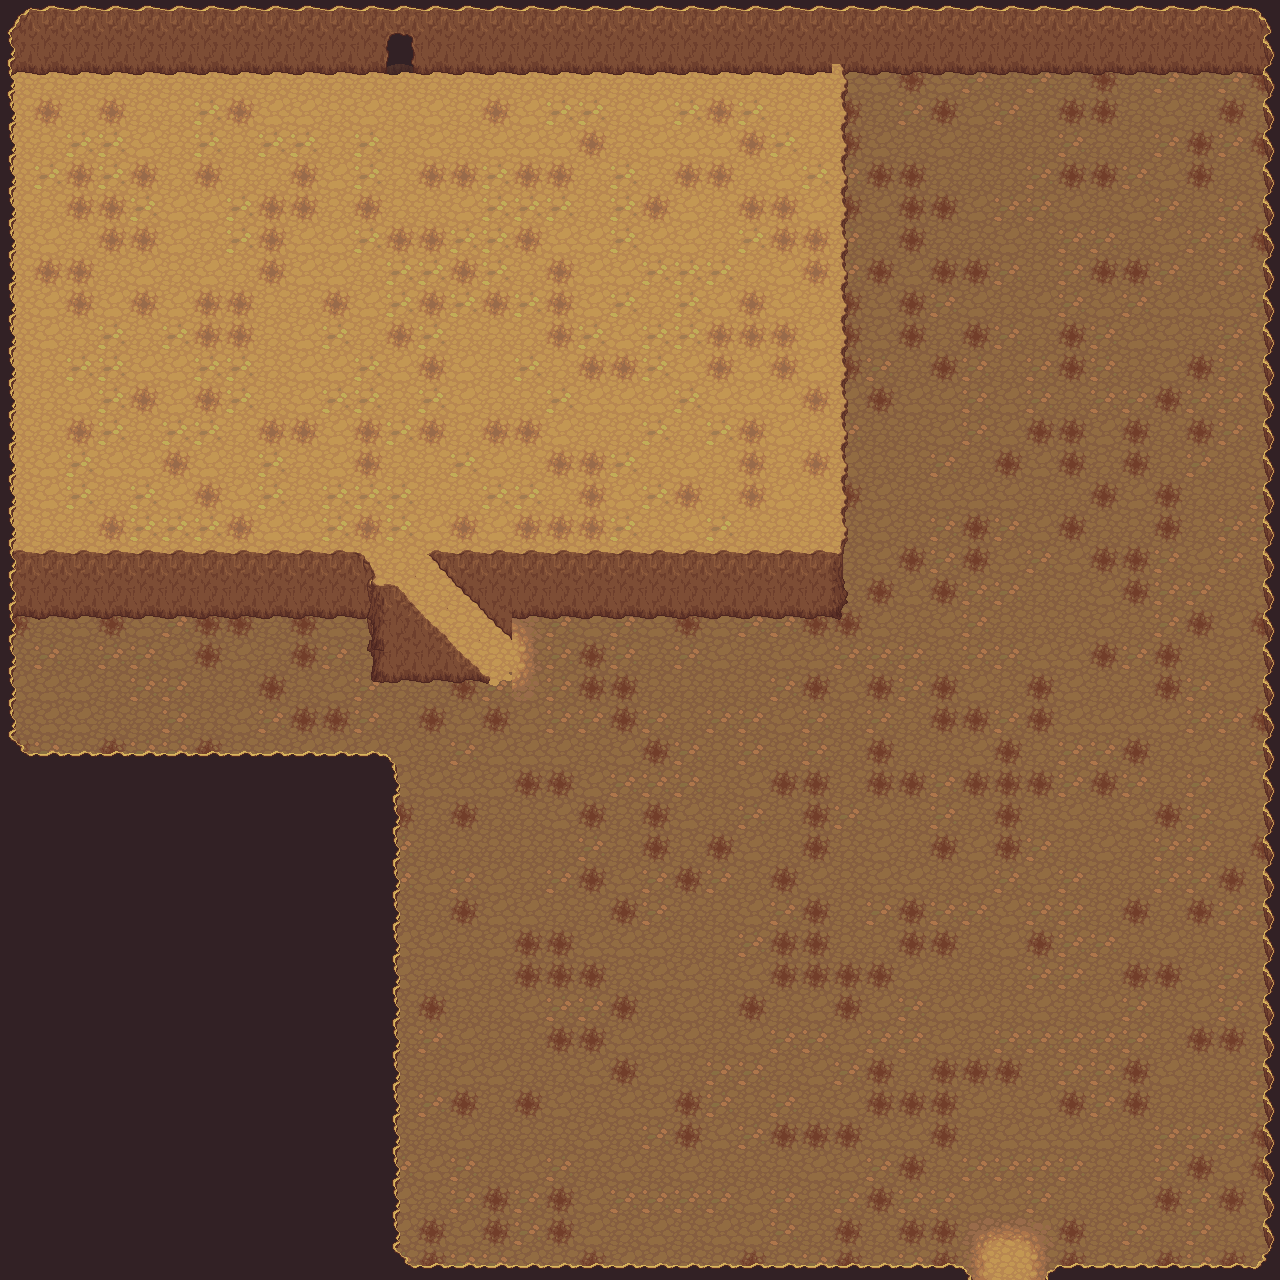

Tiled map render using the project's own tile images. Description and the map definition, with tile-layer contents summarised, below:
An orthogonal 40x40 tile map with 32x32 px tiles, 7 tile layers (collision, Tile Layer 7, Tile Layer 2, Tile Layer 3, ...), 5 tilesets and 2 objects (2x tp).

<map version="1.0" orientation="orthogonal" renderorder="right-down" width="40" height="40" tilewidth="32" tileheight="32" nextobjectid="3">
 <properties>
  <property name="ennemy" value="6;2,1120,160;3,960,640;3,640,1120;2,672,708;2,640,160;3,160,320" />
  <property name="music" value="res/musics/Caves.WAV" />
 </properties>
 <tileset firstgid="1" name="dirt2" tilewidth="32" tileheight="32" tilecount="18" columns="3">
  <image source="../tiles/dirt2.png" width="96" height="192" />
 </tileset>
 <tileset firstgid="19" name="mountains" tilewidth="32" tileheight="32" tilecount="108" columns="12">
  <image source="../tiles/mountains.png" width="384" height="288" />
 </tileset>
 <tileset firstgid="127" name="dirt" tilewidth="32" tileheight="32" tilecount="18" columns="3">
  <image source="../tiles/dirt.png" width="96" height="192" />
 </tileset>
 <tileset firstgid="145" name="tuto-slick2d-037-tuile-logic (1)" tilewidth="32" tileheight="32" tilecount="25" columns="5">
  <image source="../tiles/tuto-slick2d-037-tuile-logic (1).png" width="160" height="160" />
 </tileset>
 <tileset firstgid="170" name="hole" tilewidth="32" tileheight="32" tilecount="18" columns="3">
  <image source="../tiles/hole.png" width="96" height="192" />
 </tileset>
 <layer name="collision" width="40" height="40">
  <data>[1600 cells, 250 non-empty, 15 distinct tile ids]</data>
 </layer>
 <layer name="Tile Layer 7" width="40" height="40">
  <data>[1600 cells, 1600 non-empty, 5 distinct tile ids]</data>
 </layer>
 <layer name="Tile Layer 2" width="40" height="40">
  <data>[1600 cells, 432 non-empty, 29 distinct tile ids]</data>
 </layer>
 <layer name="Tile Layer 3" width="40" height="40">
  <data>[1600 cells, 459 non-empty, 31 distinct tile ids]</data>
 </layer>
 <layer name="Tile Layer 4" width="40" height="40">
  <data>[1600 cells, 14 non-empty, 6 distinct tile ids]</data>
 </layer>
 <layer name="Tile Layer 5" width="40" height="40">
  <data>[1600 cells, 0 non-empty, 0 distinct tile ids]</data>
 </layer>
 <layer name="Tile Layer 6" width="40" height="40">
  <data>[1600 cells, 0 non-empty, 0 distinct tile ids]</data>
 </layer>
 <objectgroup name="Object Layer 1" width="30" height="30">
  <object id="1" type="tp" x="386" y="58" width="27" height="17">
   <properties>
    <property name="destMap" value="res/maps/map_3.tmx" />
    <property name="destX" value="224" />
    <property name="destY" value="640" />
   </properties>
  </object>
  <object id="2" type="tp" x="972" y="1265" width="73" height="16">
   <properties>
    <property name="destMap" value="res/maps/map_3.tmx" />
    <property name="destX" value="1040" />
    <property name="destY" value="848" />
   </properties>
  </object>
 </objectgroup>
</map>
